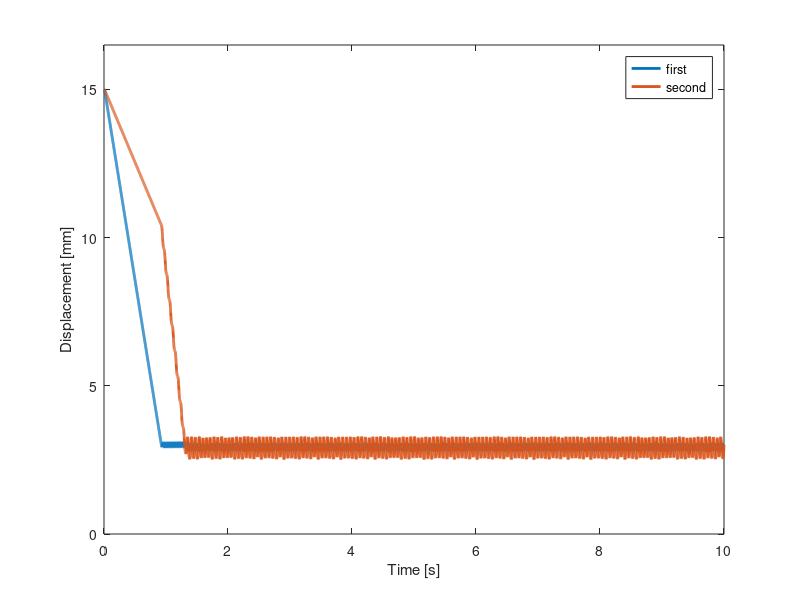
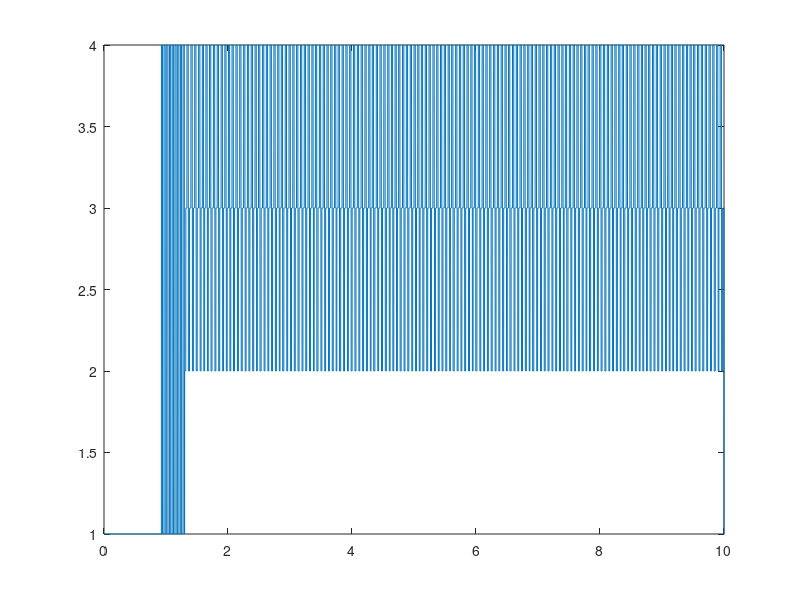
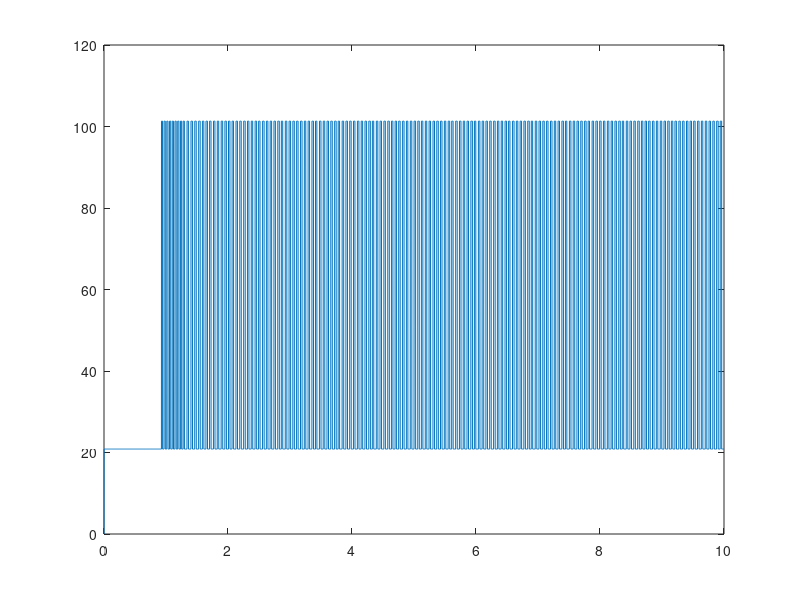

MATLAB code for these plots, in order: (Note: this script raises an error after producing the figures.)
clear
close all
clc

% constants
PATM = 101325; % Atmospheric pressure [Pa]
PVAC = PATM-0.81e+05; % Vacuum pressure [Pa]
RHO = 1.293; % Density of air [kg/m^3]
MDOTVAC = RHO*6e-05/0.675; % Mass flow rate of vacuum [kg/s]
TOL = 1e-3;

% variable
mass = [3.3e-03 3.3e-03]; % Mass of zigzag [kg]
length = [0.015 0.015]; % Length [m]
diam = [0.02 0.02]; % Diameter [m]
holeDiam = [0.002 0.0035 0.001]; % Pipe diameter, dVac dVacI dATM [m]

stage = 0.2; % 20% of zigzag 2 & 20% of zigzag 1 

k = [1 1.2]./length; % Stiffness [N/m] % 0.365 for actual
zeta = [0.7 0.7]; % Damping ratio [-]
wn = sqrt(k./mass); % natural frequency [rad/s]
c = zeta.*2.*mass.*wn;

endTime = 10;
nT = 10000;
delT = endTime/nT;
timeStep = linspace(0,endTime,nT);

statStat = zeros(1,nT);
PVacI = zeros(1,nT);
alpha = zeros(4,nT);
fExt = zeros(2,nT);
x = zeros(6,nT);
x(:,1) = [length(1); 0;  0; length(2); 0; 0];
currT = 0;
for iterCount = 2:nT % initial conditions are iterCount = 1
    % pulling down: -'ive, pushing up: +'ive
    if x(4,iterCount-1) > length(2)*stage && x(1,iterCount-1) > length(1)*stage % both extended: vac & atm
        statStat(iterCount-1) = 1;
        PVacI(iterCount) = PVAC + (8*MDOTVAC^2)/(RHO*(pi*holeDiam(1)^2)^2) - 0.5*RHO*((diam(2)/holeDiam(2))^2*x(5,iterCount-1))^2;

        fExt(1,iterCount) = -(pi*holeDiam(1)^2)/4*PVAC - (pi*holeDiam(2)^2)/4*PVacI(iterCount);
        fExt(2,iterCount) = -(pi*holeDiam(2)^2)/4*PVacI(iterCount) + (pi*holeDiam(3)^2)/4*PATM;

    elseif x(4,iterCount-1) < length(2)*stage && x(1,iterCount-1) > length(1)*stage % 2nd collapsed and 1st still collapsing: vac 
        statStat(iterCount-1) = 2;
        PVacI(iterCount) = PVAC + (8*MDOTVAC^2)/(RHO*(pi*holeDiam(1)^2)^2) - 0.5*RHO*((diam(2)/holeDiam(2))^2*x(5,iterCount-1))^2;

        fExt(1,iterCount) = -(pi*holeDiam(1)^2)/4*PVAC - (pi*holeDiam(2)^2)/4*PVacI(iterCount);
        fExt(2,iterCount) = -(pi*holeDiam(2)^2)/4*PVacI(iterCount);

    elseif x(4,iterCount-1) < length(2)*stage && x(1,iterCount-1) < length(1)*stage % both collapsed: intermediate pressure
        statStat(iterCount-1) = 3;
        PVacI(iterCount) = PVacI(iterCount-1);

        fExt(1,iterCount) = -(pi*holeDiam(1)^2)/4*PVacI(iterCount);
        fExt(2,iterCount) = -(pi*holeDiam(2)^2)/4*PVacI(iterCount) + k(2)*length(2);

    elseif x(4,iterCount-1) > length(2)*stage && x(1,iterCount-1) < length(1)*stage % 2nd fully extended and 1st still collapsed
        statStat(iterCount-1) = 4;
        PVacI(iterCount) = PATM + 0.5*RHO*((diam(2)/holeDiam(2))^2*x(5,iterCount-1))^2;

        fExt(1,iterCount) = (pi*holeDiam(1)^2)/4*PVacI(iterCount);
        fExt(2,iterCount) = -(pi*holeDiam(2)^2)/4*PVacI(iterCount) + (pi*holeDiam(3)^2)/4*PATM;    
    end

    alpha(1,iterCount) = alpha(1,iterCount-1) + delT*alpha(2,iterCount-1); 
    alpha(2,iterCount) = alpha(2,iterCount-1) + delT*(-2*zeta(1)*wn(1)*alpha(2,iterCount-1) - wn(1)^2*alpha(1,iterCount-1) + fExt(1,iterCount)); 
    alpha(3,iterCount) = alpha(3,iterCount-1) + delT*alpha(4,iterCount-1); 
    alpha(4,iterCount) = alpha(4,iterCount-1) + delT*(-2*zeta(2)*wn(2)*alpha(4,iterCount-1) - wn(2)^2*alpha(3,iterCount-1) + fExt(2,iterCount)); 

    x(1,iterCount) = x(1,iterCount-1) + alpha(1,iterCount);
    x(2,iterCount) = alpha(2,iterCount);
    x(3,iterCount) = (alpha(2,iterCount) - alpha(2,iterCount-1))/delT;
    x(4,iterCount) = x(4,iterCount-1) + alpha(3,iterCount);
    x(5,iterCount) = alpha(4,iterCount);
    x(6,iterCount) = (alpha(4,iterCount) - alpha(4,iterCount-1))/delT;

    currT = currT + delT;
    iterCount = iterCount+1;
end

figure()
plot(timeStep,x(1,:)*1000,'linewidth',2)
hold on 
plot(timeStep,x(4,:)*1000,'linewidth',2)
ylim([0 1.1*length(1)*1000])
xlabel('Time [s]')
ylabel('Displacement [mm]')
legend('first','second')

figure()
plot(timeStep,statStat)
ylim([1 4])

figure()
plot(timeStep,PVacI*1e-3)
yline(PVAC*1e-3)
yline(PATM*1e-3)
xlabel('Time [s]')
ylabel('Intermediate pressure [kPa]')

figure()
plot(timeStep,fExt(1,:))
hold on 
plot(timeStep,fExt(2,:))
legend('first','second')